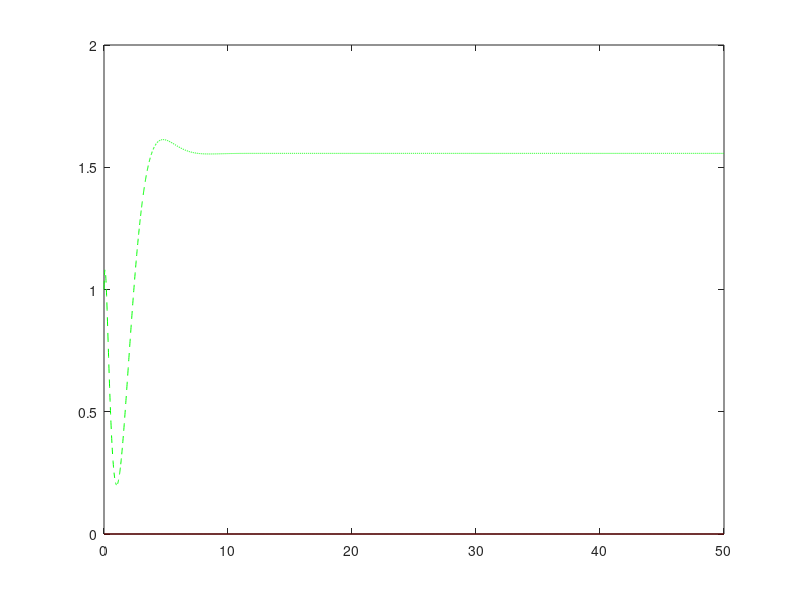
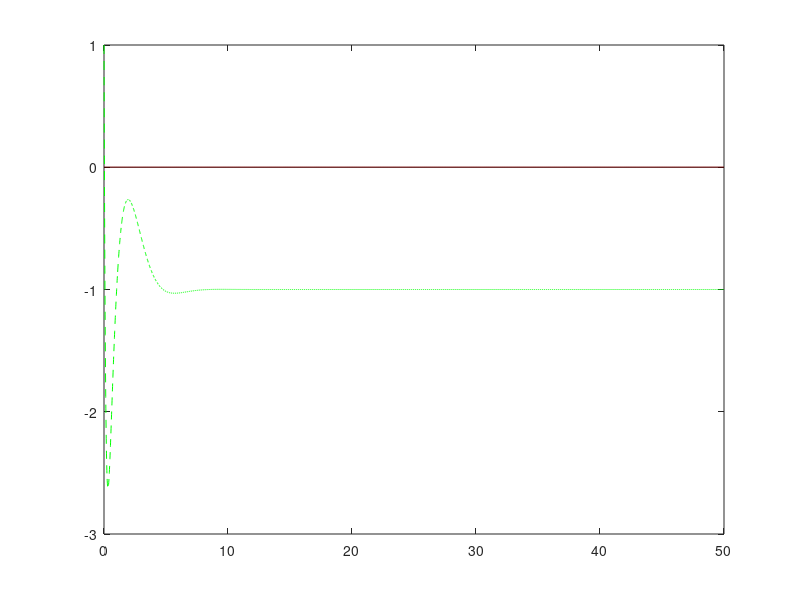
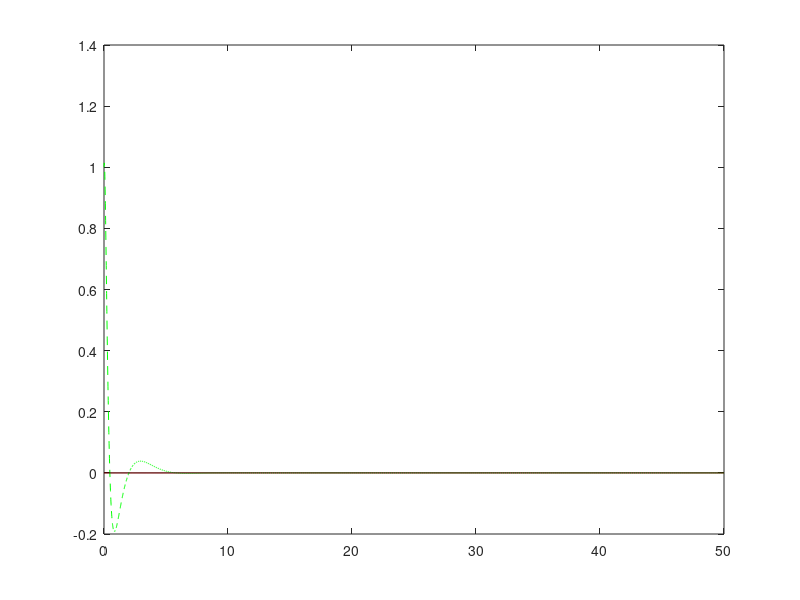
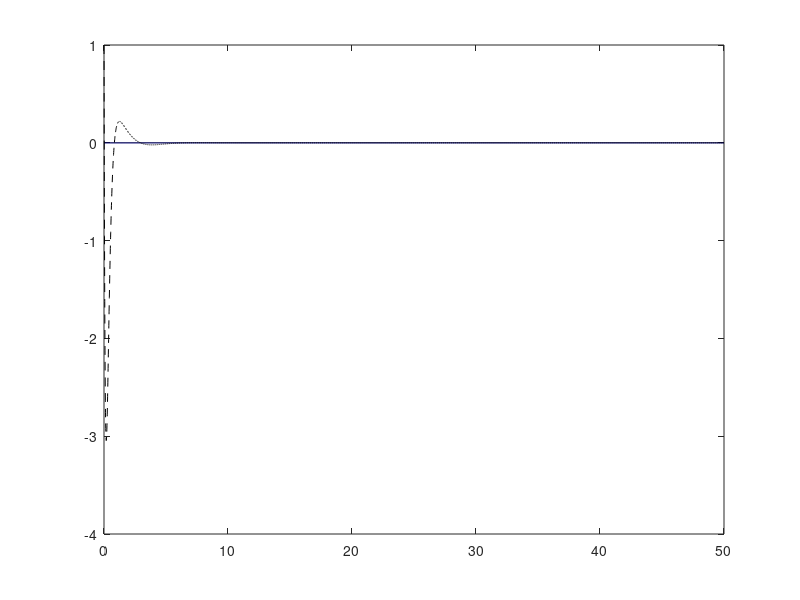

Write MATLAB code to recreate these figures, in order.
clear all; clc; close all;

M = 0.5;
m = 0.2;
b = 0.1;
I = 0.006;
g = 9.8;
l = 0.3;

p = I*(M+m)+M*m*l^2; %denominator for the A and B matrices

A = [0      1              0           0;
     0 -(I+m*l^2)*b/p  (m^2*g*l^2)/p   0;
     0      0              0           1;
     0 -(m*l*b)/p       m*g*l*(M+m)/p  0];
B = [     0;
     (I+m*l^2)/p;
          0;
        m*l/p];
C = [1 0 0 0;
     0 0 1 0];
D = [0;
     0];
 
states = {'x' 'x_dot' 'phi' 'phi_dot'};
inputs = {'u'};
outputs = {'x'; 'phi'};

sys_ss = ss(A,B,C,D,'statename',states,'inputname',inputs,'outputname',outputs);

Q = 1*C'*C; R = 1; K = lqr(A,B,Q,R)
%Q(1,1) = 0; Q(2,2) = 0; Q(3,3) = 0; Q(4,4) = 0; 

Ac = [(A-B*K)];
Bc = [-Ac];
Cc = [C];
Dc = [];%zeros(2,4);

states = {'x' 'x_dot' 'phi' 'phi_dot'};
inputs = {'r'};
outputs = {'x'; 'phi'};

sys_cl = ss(Ac,Bc,Cc,Dc,'statename',states,'inputname',inputs,'outputname',outputs);
%sys_cl = ss(Ac,B,Cc,Dc,'statename',states,'inputname',inputs,'outputname',outputs);

Ts = .01;
t = 0:Ts:50;
%r =[0.2;0]*ones(size(t));

r = [0;0;0;0]*ones(size(t));
%half_idx = floor(length(t)/2);
%r(2, half_idx:end) =  ones(size(half_idx:length(t)));
for i=1:length(t)-1
    r(1,i)= r(2,i)*t(i);
end
%r(1,:) = sin(t);

[y,t,x]=lsim(sys_cl,r,t);
%[AX,H1,H2] = plotyy(t,y(:,1),t,y(:,2),'plot');
%set(get(AX(1),'Ylabel'),'String','cart position (m)')
%set(get(AX(2),'Ylabel'),'String','pendulum angle (radians)')
%title('Step Response with LQR Control')

%Steady-state conditions
x_star = [0; 0; 0; 0]; x_star_dot = [0; 0; 0; 0];
x_D = r; x_D_dot = [1;0;0;0]; uSS = 0;

u_D = uSS - inv(B'*B)*B'*((x_star_dot-x_D_dot)- A*(x_star-x_D));

X(:,1) = ones(4,1); 
for i = 1:length(t)
    u_tilde(i) = - K*(X(:,i)-x_D(:,i));
    X(:,i+1) = X(:,i) + Ts*(x_D_dot + A*(X(:,i)-x_D(:,i)) + B*u_tilde(i));
    Y(:,i) = C*X(:,i);
end

figure
plot(t, x(:,1), 'r', t, X(1,1:end-1), 'g--', t, r(1,:), 'k')
figure
plot(t, x(:,2), 'r', t, X(2,1:end-1), 'g--', t, r(2,:), 'k')
figure
plot(t, x(:,3), 'r', t, X(3,1:end-1), 'g--', t, r(3,:), 'k')
figure
plot(t, x(:,4), 'b', t, X(4,1:end-1), 'k--', t, r(4,:), 'k')
figure
plot(t, u_tilde)


%Create subsystem
As = A(2:4, 2:4); Bs = B(2:4);
Cs = [1, 0, 0; 0, 1, 0]; Ds = D;

Qs = Cs'*Cs; Rs = 1; Ks = lqr(As, Bs, Qs, Rs);

rs = [0;0;0]*ones(size(t))';
half_idxs = floor(length(t)/2);
rs(1, half_idxs:end) = ones(size(half_idxs:length(t)));
%r(1,:) = sin(t);

Xs(:,1) = zeros(3,1); s(1) = 0;
for i = 1:length(t)
    us_tilde(i) = - Ks*(Xs(:,i)-rs(:,i));
    Xs(:,i+1) = Xs(:,i) + Ts*(As*(Xs(:,i)-rs(:,i)) + Bs*us_tilde(i));
    Ys(:,i) = Cs*Xs(:,i);
    s(i+1) = s(i) + Ts*Xs(1,i);
end

figure
plot(t, Xs(1,1:end-1), 'b', t, rs(1,:), 'k')
figure
plot(t, Xs(2,1:end-1), 'b', t, rs(2,:), 'k')
figure
plot(t, Xs(3,1:end-1), 'b', t, rs(3,:), 'k')
figure
plot(t, us_tilde)
figure
plot(t, s(1:end-1))